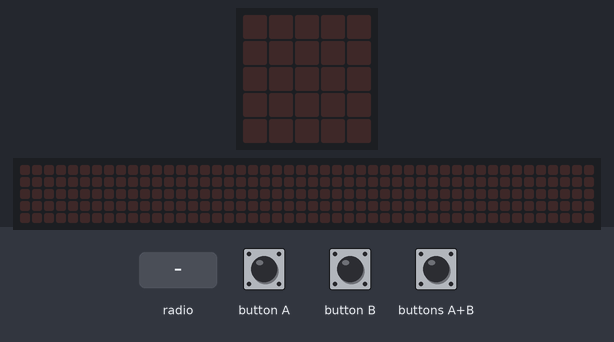
Recording of a program running on a simulated Calliope mini (MakeCode). Shown: the board's 5×5 LED display, a strip that is not on the board, showing the scrolling text unrolled. Inputs (shaded band) come from the test bench. No radio messages arrive unless stated (any console line starting 'radio sent:' is added by the test bench); the 48×5 strip is a reading aid, not a part: it shows the text the display is scrolling, unrolled, one strip-width of it at a time; what the program prints to the serial console is not drawn.

Above: at 1.2 s.
1.3 s: radio message "Hallo, ist jemand auf Empfang?" arrives
At 1.37 s:
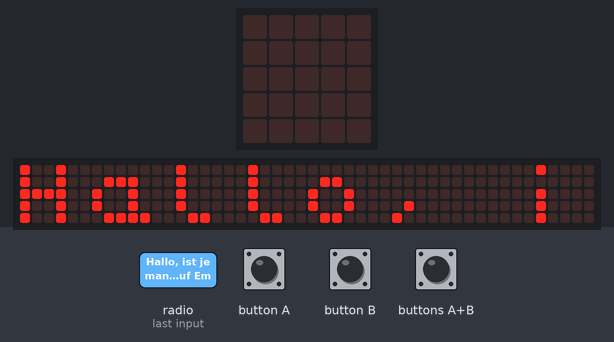
At 1.82 s:
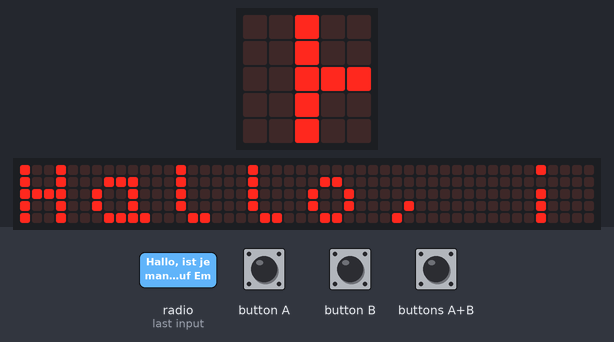

The program:

main.ts
```typescript
input.onButtonPressed(Button.A, function () {
    radio.sendString("Hallo, ist jemand auf Empfang?")
})
input.onButtonPressed(Button.AB, function () {
    radio.sendString("Over and Out.")
})
radio.onReceivedString(function (receivedString) {
    basic.showString(receivedString)
})
input.onButtonPressed(Button.B, function () {
    radio.sendString("Ich heiße Calli 007.")
})
radio.setGroup(215)
```

test.ts
```typescript
// Hier kann man Tests durchführen; diese Datei wird nicht kompiliert, wenn dieses Paket als Erweiterung verwendet wird.
```

Measured:
- after the input at 1.3 s, the display: changes at once (image 1)
